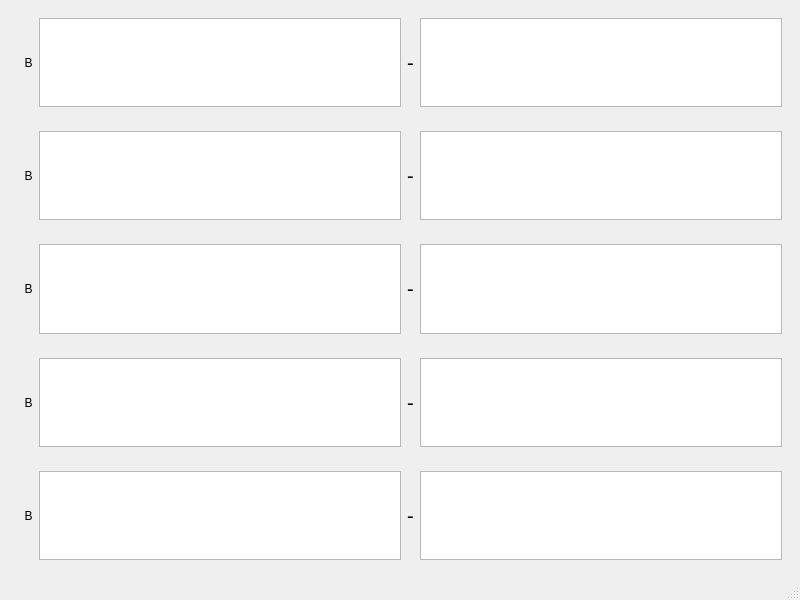
<?xml version="1.0" encoding="UTF-8"?>
<ui version="4.0">
 <class>MainWindow</class>
 <widget class="QMainWindow" name="MainWindow">
  <property name="geometry">
   <rect>
    <x>0</x>
    <y>0</y>
    <width>800</width>
    <height>600</height>
   </rect>
  </property>
  <property name="sizePolicy">
   <sizepolicy hsizetype="Expanding" vsizetype="Expanding">
    <horstretch>0</horstretch>
    <verstretch>0</verstretch>
   </sizepolicy>
  </property>
  <property name="windowTitle">
   <string>MainWindow</string>
  </property>
  <widget class="QWidget" name="centralwidget">
   <layout class="QVBoxLayout" name="verticalLayout">
    <property name="sizeConstraint">
     <enum>QLayout::SetDefaultConstraint</enum>
    </property>
    <item>
     <widget class="QWidget" name="horizontalLayoutWidget">
      <layout class="QHBoxLayout" name="horizontalLayout">
       <property name="sizeConstraint">
        <enum>QLayout::SetDefaultConstraint</enum>
       </property>
       <item>
        <widget class="QLabel" name="label">
         <property name="text">
          <string>  B</string>
         </property>
        </widget>
       </item>
       <item>
        <widget class="QTextEdit" name="A1"/>
       </item>
       <item>
        <widget class="QLabel" name="label_40">
         <property name="font">
          <font>
           <pointsize>15</pointsize>
          </font>
         </property>
         <property name="text">
          <string>-</string>
         </property>
        </widget>
       </item>
       <item>
        <widget class="QTextEdit" name="A2"/>
       </item>
      </layout>
     </widget>
    </item>
    <item>
     <widget class="QWidget" name="horizontalLayoutWidget_2">
      <layout class="QHBoxLayout" name="horizontalLayout_2">
       <property name="sizeConstraint">
        <enum>QLayout::SetDefaultConstraint</enum>
       </property>
       <item>
        <widget class="QLabel" name="label_2">
         <property name="text">
          <string>  B</string>
         </property>
        </widget>
       </item>
       <item>
        <widget class="QTextEdit" name="A1_2"/>
       </item>
       <item>
        <widget class="QLabel" name="label_41">
         <property name="font">
          <font>
           <pointsize>15</pointsize>
          </font>
         </property>
         <property name="text">
          <string>-</string>
         </property>
        </widget>
       </item>
       <item>
        <widget class="QTextEdit" name="A2_2"/>
       </item>
      </layout>
     </widget>
    </item>
    <item>
     <widget class="QWidget" name="horizontalLayoutWidget_3">
      <layout class="QHBoxLayout" name="horizontalLayout_3">
       <property name="sizeConstraint">
        <enum>QLayout::SetDefaultConstraint</enum>
       </property>
       <item>
        <widget class="QLabel" name="label_3">
         <property name="text">
          <string>  B</string>
         </property>
        </widget>
       </item>
       <item>
        <widget class="QTextEdit" name="A1_3"/>
       </item>
       <item>
        <widget class="QLabel" name="label_42">
         <property name="font">
          <font>
           <pointsize>15</pointsize>
          </font>
         </property>
         <property name="text">
          <string>-</string>
         </property>
        </widget>
       </item>
       <item>
        <widget class="QTextEdit" name="A2_3"/>
       </item>
      </layout>
     </widget>
    </item>
    <item>
     <widget class="QWidget" name="horizontalLayoutWidget_4">
      <layout class="QHBoxLayout" name="horizontalLayout_4">
       <property name="sizeConstraint">
        <enum>QLayout::SetDefaultConstraint</enum>
       </property>
       <item>
        <widget class="QLabel" name="label_4">
         <property name="text">
          <string>  B</string>
         </property>
        </widget>
       </item>
       <item>
        <widget class="QTextEdit" name="A1_4"/>
       </item>
       <item>
        <widget class="QLabel" name="label_43">
         <property name="font">
          <font>
           <pointsize>15</pointsize>
          </font>
         </property>
         <property name="text">
          <string>-</string>
         </property>
        </widget>
       </item>
       <item>
        <widget class="QTextEdit" name="A2_4"/>
       </item>
      </layout>
     </widget>
    </item>
    <item>
     <widget class="QWidget" name="horizontalLayoutWidget_5">
      <layout class="QHBoxLayout" name="horizontalLayout_5">
       <property name="sizeConstraint">
        <enum>QLayout::SetDefaultConstraint</enum>
       </property>
       <item>
        <widget class="QLabel" name="label_5">
         <property name="text">
          <string>  B</string>
         </property>
        </widget>
       </item>
       <item>
        <widget class="QTextEdit" name="A1_5"/>
       </item>
       <item>
        <widget class="QLabel" name="label_44">
         <property name="font">
          <font>
           <pointsize>15</pointsize>
          </font>
         </property>
         <property name="text">
          <string>-</string>
         </property>
        </widget>
       </item>
       <item>
        <widget class="QTextEdit" name="A2_5"/>
       </item>
      </layout>
     </widget>
    </item>
   </layout>
  </widget>
  <widget class="QMenuBar" name="menubar">
   <property name="geometry">
    <rect>
     <x>0</x>
     <y>0</y>
     <width>800</width>
     <height>22</height>
    </rect>
   </property>
  </widget>
  <widget class="QStatusBar" name="statusbar"/>
 </widget>
 <resources/>
 <connections/>
</ui>
